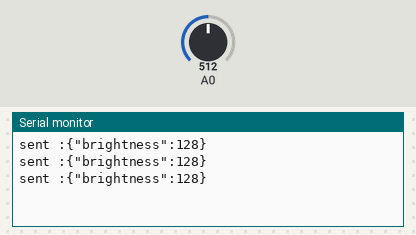
Bench run of a sketch on a simulated ESP8266 (NodeMCU). On the bench: the last lines printed to the serial monitor. Inputs (shaded band) come from the test bench; at power-on: A0 = 512. WiFi joins after 1.5 s; servers stay silent unless stated; no MQTT or app messages arrive unless stated.

Above: at 2.7 s.
2.8 s: A0 set to 716
At 3.5 s:
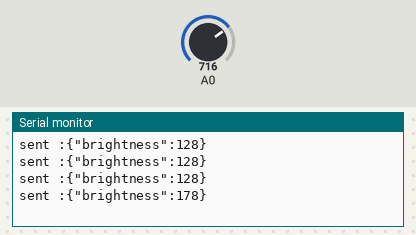
4.3 s: A0 set to 900
At 5.0 s:
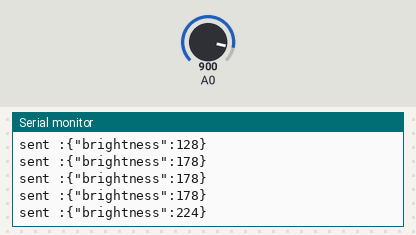
Timing chart, 0 to 7.3 s (numbered marks = the images above; inputs shaded):
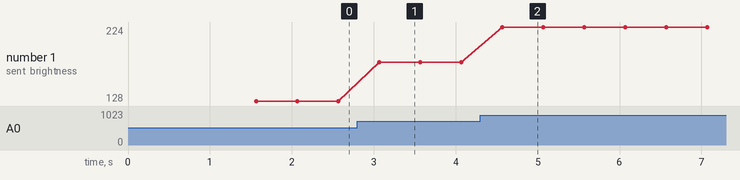

Measured:
- after the input at 2.8 s, the serial monitor: prints a new line after 0.27 s (image 1)
- after the input at 4.3 s, the serial monitor: prints a new line after 0.27 s (image 2)
- plotted number 1: 128 → 178 after the input at 2.8 s, 178 → 224 after the input at 4.3 s

The sketch:

Esp8266_publish.ino
```cpp
#include <ESP8266WiFi.h>
#include <WiFiClientSecure.h>
#include <PubSubClient.h>
#include <ArduinoJson.h>


const char* ssid = "***********";
const char* password = "***********";


const char* mqtt_server = "7ebfc64c2ccc4f7682d8677e511e3319.s1.eu.hivemq.cloud";
const int mqtt_port = 8883;
const char* mqtt_user = "Brightness_control";
const char* mqtt_pass = "***********";


WiFiClientSecure espClient;
PubSubClient client(espClient);


void setup_wifi() {
  delay(10);
  WiFi.begin(ssid, password);
  while (WiFi.status() != WL_CONNECTED) {
    delay(500);
  }
}


void reconnect() {
  while (!client.connected()) {
    if (client.connect("ESP8266Client", mqtt_user, mqtt_pass)) {
    } else {
      delay(5000);
    }
  }
}


void setup() {
  Serial.begin(115200);
  setup_wifi();

  espClient.setInsecure();

  client.setServer(mqtt_server, mqtt_port);
}


void loop() {
  if (!client.connected()) {
    reconnect();
  }
  client.loop();

  int potValue = analogRead(A0);
  int brightness = map(potValue, 0, 1023, 0, 255);

  StaticJsonDocument<128> doc;
  doc["brightness"]= brightness;

  char sndmsg[100];
  serializeJson(doc, sndmsg);

  // char msg[4];
  // snprintf(msg, sizeof(msg), "%d", brightness);
  client.publish("led/brightness", sndmsg);

  Serial.print("sent :");
  Serial.println(sndmsg);

  delay(500);
}
```
